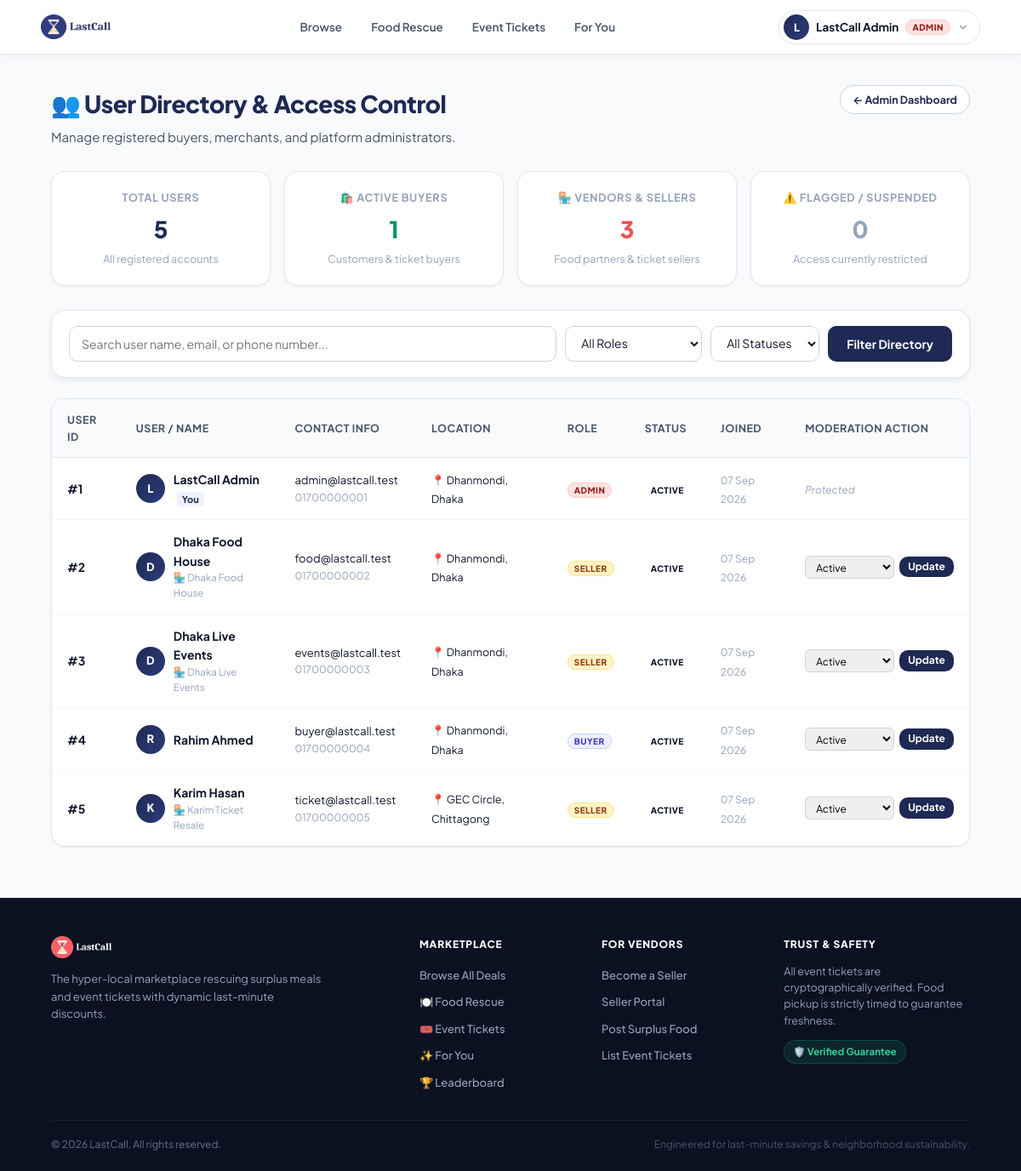
The page /admin/users.php (signed in) on the database its author committed.
### tables this page shows
CREATE TABLE users (
    user_id INT UNSIGNED AUTO_INCREMENT PRIMARY KEY,
    full_name VARCHAR(120) NOT NULL,
    email VARCHAR(150) NOT NULL UNIQUE,
    phone VARCHAR(20) NOT NULL UNIQUE,
    password_hash VARCHAR(255) NOT NULL,
    role ENUM('buyer', 'seller', 'admin') NOT NULL DEFAULT 'buyer',
    location_id INT UNSIGNED NULL,

    terms_accepted TINYINT(1) NOT NULL DEFAULT 0,
    terms_version VARCHAR(30) NULL,
    terms_accepted_at DATETIME NULL,

    account_status ENUM('active', 'suspended', 'blocked') NOT NULL DEFAULT 'active',
    created_at TIMESTAMP DEFAULT CURRENT_TIMESTAMP,
    updated_at TIMESTAMP DEFAULT CURRENT_TIMESTAMP ON UPDATE CURRENT_TIMESTAMP,

    CONSTRAINT fk_user_location
        FOREIGN KEY (location_id) REFERENCES locations(location_id)
        ON DELETE SET NULL
);

CREATE TABLE locations (
    location_id INT UNSIGNED AUTO_INCREMENT PRIMARY KEY,
    city VARCHAR(100) NOT NULL,
    area VARCHAR(100) NOT NULL,
    address_line VARCHAR(255) NULL,
    created_at TIMESTAMP DEFAULT CURRENT_TIMESTAMP,

    INDEX idx_location_city_area (city, area)
);

CREATE TABLE seller_profiles (
    seller_profile_id INT UNSIGNED AUTO_INCREMENT PRIMARY KEY,
    user_id INT UNSIGNED NOT NULL UNIQUE,

    seller_type ENUM(
        'food_business',
        'event_organizer',
        'individual_ticket_seller'
    ) NOT NULL,

    business_name VARCHAR(150) NULL,
    verification_document VARCHAR(255) NULL,

    verification_status ENUM('pending', 'approved', 'rejected') NOT NULL DEFAULT 'pending',
    verified_by INT UNSIGNED NULL,
    verified_at DATETIME NULL,
    rejection_reason VARCHAR(255) NULL,

    created_at TIMESTAMP DEFAULT CURRENT_TIMESTAMP,
    updated_at TIMESTAMP DEFAULT CURRENT_TIMESTAMP ON UPDATE CURRENT_TIMESTAMP,

    CONSTRAINT fk_seller_user
        FOREIGN KEY (user_id) REFERENCES users(user_id)
        ON DELETE CASCADE,

    CONSTRAINT fk_seller_verified_by
        FOREIGN KEY (verified_by) REFERENCES users(user_id)
        ON DELETE SET NULL
);

### admin/users.php (the view, shortened to what this page needs)
<?php
require_once __DIR__ . "/../config/database.php";
$adminId = (int) $_SESSION["user_id"];
$statsQuery = $pdo->query("
    SELECT
        COUNT(*) AS total_users,
        SUM(CASE WHEN role = 'buyer' THEN 1 ELSE 0 END) AS total_buyers,
        SUM(CASE WHEN role = 'seller' THEN 1 ELSE 0 END) AS total_sellers,
        SUM(CASE WHEN role = 'admin' THEN 1 ELSE 0 END) AS total_admins,
        SUM(CASE WHEN account_status IN ('suspended', 'blocked') THEN 1 ELSE 0 END) AS total_suspended
    FROM users
");
$userStats = $statsQuery->fetch(PDO::FETCH_ASSOC);
$search = trim($_GET["q"] ?? "");
$whereClauses = [];
$params = [];
$whereSql = !empty($whereClauses) ? "WHERE " . implode(" AND ", $whereClauses) : "";
$userListStmt = $pdo->prepare("
    SELECT
        u.user_id,
        u.full_name,
        u.email,
        u.phone,
        u.role,
        u.account_status,
        u.created_at,
        loc.city,
        loc.area,
        sp.business_name,
        sp.verification_status AS seller_status
    FROM users u
    LEFT JOIN locations loc ON loc.location_id = u.location_id
    LEFT JOIN seller_profiles sp ON sp.user_id = u.user_id
    $whereSql
    ORDER BY u.created_at DESC
");
$userListStmt->execute($params);
$users = $userListStmt->fetchAll(PDO::FETCH_ASSOC);
if (!function_exists("e")) {
    function e(string $value): string {
        return htmlspecialchars($value, ENT_QUOTES, "UTF-8");
    }
}
require_once __DIR__ . "/../includes/header.php";
?>
<main class="admin-container">
    <div class="section-heading">
        <div style="display: flex; justify-content: space-between; align-items: flex-start; flex-wrap: wrap; gap: 12px;">
            <div>
                <h2>👥 User Directory &amp; Access Control</h2>
                <p>Manage registered buyers, merchants, and platform administrators.</p>
            </div>
            <div>
                <a href="dashboard.php" class="btn-demo-action studio-btn">
                    &larr; Admin Dashboard
                </a>
            </div>
        </div>
    </div>
    <div style="display: grid; grid-template-columns: repeat(auto-fit, minmax(210px, 1fr)); gap: 16px; margin-bottom: 28px;">
        <div class="kpi-card" style="background: var(--surface-card); border: 1px solid var(--border-subtle); border-radius: var(--radius-lg); padding: 1.25rem; box-shadow: var(--shadow-sm);">
            <div style="font-size: 0.8rem; color: var(--text-muted); font-weight: 700; text-transform: uppercase; letter-spacing: 0.05em; margin-bottom: 0.35rem;">Total Users</div>
            <div style="font-size: 1.7rem; font-weight: 800; color: var(--brand-navy);"><?= (int) $userStats["total_users"] ?></div>
            <div style="font-size: 0.78rem; color: var(--text-muted); margin-top: 0.2rem;">All registered accounts</div>
        </div>
        <div class="kpi-card" style="background: var(--surface-card); border: 1px solid var(--border-subtle); border-radius: var(--radius-lg); padding: 1.25rem; box-shadow: var(--shadow-sm);">
            <div style="font-size: 0.8rem; color: var(--text-muted); font-weight: 700; text-transform: uppercase; letter-spacing: 0.05em; margin-bottom: 0.35rem;">🛍️ Active Buyers</div>
            <div style="font-size: 1.7rem; font-weight: 800; color: var(--brand-emerald-dark);"><?= (int) $userStats["total_buyers"] ?></div>
            <div style="font-size: 0.78rem; color: var(--text-muted); margin-top: 0.2rem;">Customers &amp; ticket buyers</div>
        </div>
        <div class="kpi-card" style="background: var(--surface-card); border: 1px solid var(--border-subtle); border-radius: var(--radius-lg); padding: 1.25rem; box-shadow: var(--shadow-sm);">
            <div style="font-size: 0.8rem; color: var(--text-muted); font-weight: 700; text-transform: uppercase; letter-spacing: 0.05em; margin-bottom: 0.35rem;">🏪 Vendors &amp; Sellers</div>
            <div style="font-size: 1.7rem; font-weight: 800; color: var(--brand-coral);"><?= (int) $userStats["total_sellers"] ?></div>
            <div style="font-size: 0.78rem; color: var(--text-muted); margin-top: 0.2rem;">Food partners &amp; ticket sellers</div>
        </div>
        <div class="kpi-card" style="background: var(--surface-card); border: 1px solid var(--border-subtle); border-radius: var(--radius-lg); padding: 1.25rem; box-shadow: var(--shadow-sm);">
            <div style="font-size: 0.8rem; color: var(--text-muted); font-weight: 700; text-transform: uppercase; letter-spacing: 0.05em; margin-bottom: 0.35rem;">⚠️ Flagged / Suspended</div>
            <div style="font-size: 1.7rem; font-weight: 800; color: <?= (int)$userStats['total_suspended'] > 0 ? '#dc2626' : 'var(--text-muted)' ?>;"><?= (int) $userStats["total_suspended"] ?></div>
            <div style="font-size: 0.78rem; color: var(--text-muted); margin-top: 0.2rem;">Access currently restricted</div>
        </div>
    </div>
    <form method="GET" action="users.php" class="filter-form" style="margin-bottom: 24px;">
        <input type="text" name="q" value="<?= e($search) ?>" placeholder="Search user name, email, or phone number...">
        <select name="role">
            <option value="">All Roles</option>
        </select>
        <select name="status">
            <option value="">All Statuses</option>
        </select>
        <button type="submit">Filter Directory</button>
    </form>
    <div class="table-wrapper">
        <table class="admin-table">
            <thead>
                <tr>
                    <th>User ID</th>
                    <th>User / Name</th>
                    <th>Contact Info</th>
                    <th>Location</th>
                    <th>Role</th>
                    <th>Status</th>
                    <th>Joined</th>
                    <th>Moderation Action</th>
                </tr>
            </thead>
            <tbody>
                <?php if (empty($users)): ?>
                    <tr>
                        <td colspan="8" style="text-align: center; padding: 2.5rem; color: var(--text-muted);">
                            No users matched your search criteria.
                        </td>
                    </tr>
                <?php else: ?>
                    <?php foreach ($users as $u): ?>
                        <tr>
                            <td><strong>#<?= (int) $u["user_id"] ?></strong></td>
                            <td>
                                <div style="display: flex; align-items: center; gap: 10px;">
                                    <div class="seller-avatar-circle" style="width: 34px; height: 34px; font-size: 13px;">
                                        <?= mb_strtoupper(mb_substr($u["full_name"], 0, 1)) ?>
                                    </div>
                                    <div>
                                        <div style="font-weight: 700; color: var(--text-primary);">
                                            <?= e($u["full_name"]) ?>
                                            <?php if ((int)$u["user_id"] === $adminId): ?>
                                                <span style="font-size: 11px; color: var(--brand-navy); background: var(--brand-navy-tint); padding: 2px 6px; border-radius: 4px; margin-left: 4px;">You</span>
                                            <?php endif; ?>
                                        </div>
                                        <?php if (!empty($u["business_name"])): ?>
                                            <div style="font-size: 11.5px; color: var(--text-muted);">
                                                🏪 <?= e($u["business_name"]) ?>
                                            </div>
                                        <?php endif; ?>
                                    </div>
                                </div>
                            </td>
                            <td>
                                <div style="font-size: 13px;"><?= e($u["email"]) ?></div>
                                <div style="font-size: 12px; color: var(--text-muted);"><?= e($u["phone"]) ?></div>
                            </td>
                            <td>
                                <?php if (!empty($u["city"])): ?>
                                    <span style="font-size: 12.5px;">📍 <?= e($u["area"] ? $u["area"] . ", " : "") ?><?= e($u["city"]) ?></span>
                                <?php else: ?>
                                    <span style="color: var(--text-muted); font-size: 12px;">—</span>
                                <?php endif; ?>
                            </td>
                            <td>
                                <span class="user-badge <?= e($u["role"]) ?>">
                                    <?= e(ucfirst($u["role"])) ?>
                                </span>
                            </td>
                            <td>
                                <span class="user-badge <?= e($u["account_status"]) ?>" style="<?= $u['account_status'] === 'suspended' ? 'background:#fef3c7; color:#b45309; border:1px solid #fde68a;' : ($u['account_status'] === 'blocked' ? 'background:#fee2e2; color:#b91c1c; border:1px solid #fca5a5;' : '') ?>">
                                    <?= e(ucfirst($u["account_status"])) ?>
                                </span>
                            </td>
                            <td>
                                <span style="font-size: 12px; color: var(--text-muted);">
                                    <?= date("d M Y", strtotime($u["created_at"])) ?>
                                </span>
                            </td>
                            <td>
                                <?php if ((int) $u["user_id"] === $adminId): ?>
                                    <span style="font-size: 12px; color: var(--text-muted); font-style: italic;">Protected</span>
                                <?php else: ?>
                                    <form method="POST" action="users.php" style="display: inline-flex; gap: 6px; align-items: center; margin: 0;">
                                        <select name="status" style="padding: 4px 8px; font-size: 12px; border-radius: 6px; border: 1px solid var(--border-medium);">
                                            <option value="active" <?= $u["account_status"] === "active" ? "selected" : "" ?>>Active</option>
                                        </select>
                                        <button type="submit" class="dashboard-button" style="padding: 4px 10px; font-size: 12px; line-height: 1.4; border: none; cursor: pointer;">
                                            Update
                                        </button>
                                    </form>
                                <?php endif; ?>
                            </td>
                        </tr>
                    <?php endforeach; ?>
                <?php endif; ?>
            </tbody>
        </table>
    </div>
</main>
<?php require_once __DIR__ . "/../includes/footer.php"; ?>

### rows shown on the page
users: user_id "1", full_name "L", full_name "LastCall Admin", shows "You", email "admin@lastcall.test", phone "01700000001", location.area "Dhanmondi,", location.city "Dhaka", role "ADMIN", account_status "ACTIVE", created_at "07 Sep 2026", shows "Protected"
users: user_id "2", full_name "D", full_name "Dhaka Food House", seller_profiles.business_name "Dhaka Food House", email "food@lastcall.test", phone "01700000002", location.area "Dhanmondi,", location.city "Dhaka", role "SELLER", account_status "ACTIVE", created_at "07 Sep 2026", status "Active"
users: user_id "3", full_name "D", full_name "Dhaka Live Events", seller_profiles.business_name "Dhaka Live Events", email "events@lastcall.test", phone "01700000003", location.area "Dhanmondi,", location.city "Dhaka", role "SELLER", account_status "ACTIVE", created_at "07 Sep 2026", status "Active"
users: user_id "4", full_name "R", full_name "Rahim Ahmed", email "buyer@lastcall.test", phone "01700000004", location.area "Dhanmondi,", location.city "Dhaka", role "BUYER", account_status "ACTIVE", created_at "07 Sep 2026", status "Active"
users: user_id "5", full_name "K", full_name "Karim Hasan", seller_profiles.business_name "Karim Ticket Resale", email "ticket@lastcall.test", phone "01700000005", location.area "GEC Circle,", location.city "Chittagong", role "SELLER", account_status "ACTIVE", created_at "07 Sep 2026", status "Active"

### other values the page prints
mb_strtoupper(mb_substr($_userName, 0, 1)) "L"
$_userName "LastCall Admin"
$_role "ADMIN"
$userStats["total_users"] "5"
$userStats["total_buyers"] "1"
$userStats["total_sellers"] "3"
$userStats["total_suspended"] "0"
